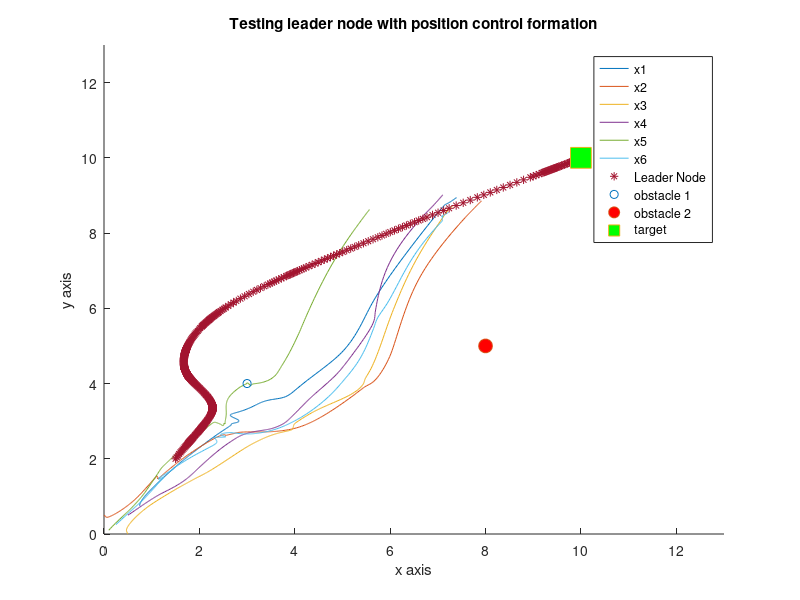

This figure's MATLAB source:
function leaderpotentialfieldformation
%work area
wa=[0:0.1:13;0:0.1:13];
%locations of obstacles and target
T=[10,10];
obs=[3,4;8,5];
n=length(wa(1,:));
%gains
kT=3;
ko=[4,5];

leadergain=1;
G=leadergain*[1 0 0 0 0 0;0 0 0 0 0 0;0 0 0 0 0 0;0 0 0 0 0 0;0 0 0 0 0 0;0 0 0 0 0 0];

Gp=1; Gf=1;%*[1 1 1 1 1 1]; %potential and formation gains
options=odeset('events',@StopSim);
Vp=4; kn=3; L=2; %km=0.05;
% A1=[0 0 0 0 0 0;1 0 0 0 0 0;1 0 0 0 0 0;0 1 0 0 0 0;0 0 1 0 0 0;0 0 1 0 0 0];
% D1=[0 0 0 0 0 0;0 1 0 0 0 0;0 0 1 0 0 0;0 0 0 1 0 0;0 0 0 0 1 0;0 0 0 0 0 1];
A1=[0 1 1 1 1 1;1 0 1 0 0 1;1 1 0 1 0 0;1 0 1 0 1 0;1 0 0 1 0 1;1 1 0 0 1 0];
D1=[5 0 0 0 0 0;0 3 0 0 0 0;0 0 3 0 0 0;0 0 0 3 0 0;0 0 0 0 3 0;0 0 0 0 0 3];
L1=D1-A1;

A=[0 0 0.5 0 0 0;0.5 0 0 0 0 0.5;0.5 0.5 0 0 0 0;0 0.5 0 0 0 0;0 0 0.5 0 0 0;0 0 0 0.5 0.5 0];
D=[0.5 0 0 0 0 0;0 1 0 0 0 0;0 0 1 0 0 0;0 0 0 0.5 0 0;0 0 0 0 0.5 0;0 0 0 0 0 1];
% L=D-A;
%initial robot condition
init(1:6)=[0.75;0;0.5;0.5;0.1;0.25];
init(7:12)=[0.75;0.5;0;0.5;0.1;0.25];
init(13:18)=[pi/3;pi/6;pi/3;pi/4;pi/3;pi/4];
init(19:21)=[1.5;2;pi/3];
%0.75;pi/3;0.5;pi/3;0;pi/3;0.5;pi/4;0.1;pi/3;0.25;pi/4
[t,pos]=ode45(@robot,[0 100],init,options);
figure()
hold on
plot(pos(:,1),pos(:,7),pos(:,2),pos(:,8),pos(:,3),pos(:,9),pos(:,4),pos(:,10),pos(:,5),pos(:,11),pos(:,6),pos(:,12),pos(:,19),pos(:,20),'*')
plot(obs(1,1),obs(1,2),'o',obs(2,1),obs(2,2),'o','MarkerFaceColor','r','MarkerSize',10)
title('Testing leader node with position control formation')
%plot(obs(1,1),obs(1,2),'o',obs(2,1),obs(2,2),'o','MarkerFaceColor','r','MarkerSize',10)
plot(T(1,1),T(1,2),'s','MarkerFaceColor','g','MarkerSize',15)
ylabel('y axis')
xlabel('x axis')
legend({'x1','x2','x3','x4','x5','x6','Leader Node','obstacle 1','obstacle 2','target'})
xlim([0 13]);
ylim([0 13]);


    function dp=robot(t,pos)
        dp=zeros(21,1);        
        x(1:6)=pos(1:6);
        y(1:6)=pos(7:12);
        theta(1:6)=pos(13:18);
        xL=pos(19);yL=pos(20);thetaL=pos(21);
        if ((x(1)-T(1))^2)+((y(1)-T(2))^2)>1 || ((x(2)-T(1))^2)+((y(2)-T(2))^2)>1 || ((x(3)-T(1))^2)+((y(3)-T(2))^2)>1 || ((x(4)-T(1))^2)+((y(4)-T(2))^2)>1 || ((x(5)-T(1))^2)+((y(5)-T(2))^2)>1 || ((x(6)-T(1))^2)+((y(6)-T(2))^2)>1
            km=0.05;
        else
            km=0;
        end
        
        
        FLx=kT*(T(1,1)-xL)/(sqrt(((T(1,1)-xL)^2)+((T(1,2)-yL)^2)));
        Fo1Lx=-ko(1,1)*(obs(1,1)-xL)/((((obs(1,1)-xL)^2)+(obs(1,2)-yL)^2)^1.5);
        Fo2Lx=-ko(1,2)*(obs(2,1)-xL)/((((obs(2,1)-xL)^2)+(obs(2,2)-yL)^2)^1.5);
        FLx=FLx+Fo1Lx+Fo2Lx;
        FLy=kT*(T(1,2)-yL)/(sqrt(((T(1,1)-xL)^2)+(T(1,2)-yL)^2));
        Fo1Ly=-ko(1,1)*(obs(1,2)-yL)/((((obs(1,1)-xL)^2)+(obs(1,2)-yL)^2)^1.5);
        Fo2Ly=-ko(1,2)*(obs(2,2)-yL)/((((obs(2,1)-xL)^2)+(obs(2,2)-yL)^2)^1.5);
        thetadesL=(Gp*atan2(FLy,FLx));
        fiL=kn*(thetadesL-thetaL);
                
        
        FTx=kT*(T(1,1)-x(1))/(sqrt(((T(1,1)-x(1))^2)+((T(1,2)-y(1))^2)));
        Fo1x=-ko(1,1)*(obs(1,1)-x(1))/((((obs(1,1)-x(1))^2)+(obs(1,2)-y(1))^2)^1.5);
        Fo2x=-ko(1,2)*(obs(2,1)-x(1))/((((obs(2,1)-x(1))^2)+(obs(2,2)-y(1))^2)^1.5);
        Fom2x=-km*(x(2)-x(1))/((((x(2)-x(1))^2)+(y(2)-y(1))^2)^1.5);
        Fom3x=-km*(x(3)-x(1))/((((x(3)-x(1))^2)+(y(3)-y(1))^2)^1.5);
        Fom4x=-km*(x(4)-x(1))/((((x(4)-x(1))^2)+(y(4)-y(1))^2)^1.5);
        Fom5x=-km*(x(5)-x(1))/((((x(5)-x(1))^2)+(y(5)-y(1))^2)^1.5);
        Fom6x=-km*(x(6)-x(1))/((((x(6)-x(1))^2)+(y(6)-y(1))^2)^1.5);
        Fx=FTx+Fo1x+Fo2x+Fom2x+Fom3x+Fom4x+Fom5x+Fom6x;
        FTy=kT*(T(1,2)-y(1))/(sqrt(((T(1,1)-x(1))^2)+(T(1,2)-y(1))^2));
        Fo1y=-ko(1,1)*(obs(1,2)-y(1))/((((obs(1,1)-x(1))^2)+(obs(1,2)-y(1))^2)^1.5);
        Fo2y=-ko(1,2)*(obs(2,2)-y(1))/((((obs(2,1)-x(1))^2)+(obs(2,2)-y(1))^2)^1.5);
        Fom2y=-km*(y(2)-y(1))/((((x(2)-x(1))^2)+(y(2)-y(1))^2)^1.5);
        Fom3y=-km*(y(3)-y(1))/((((x(3)-x(1))^2)+(y(3)-y(1))^2)^1.5);
        Fom4y=-km*(y(4)-y(1))/((((x(4)-x(1))^2)+(y(4)-y(1))^2)^1.5);        
        Fom5y=-km*(y(5)-y(1))/((((x(5)-x(1))^2)+(y(5)-y(1))^2)^1.5);       
        Fom6y=-km*(y(6)-y(1))/((((x(6)-x(1))^2)+(y(6)-y(1))^2)^1.5);       
        Fy=FTy+Fo1y+Fo2y+Fom2y+Fom3y+Fom4y+Fom5y+Fom6y;
        thetades(1)=(Gp*atan2(Fy,Fx));
%         fi(1)=kn*(thetades(1)-theta);
        
        FTx2=kT*(T(1,1)-x(2))/(sqrt(((T(1,1)-x(2))^2)+((T(1,2)-y(2))^2)));
        Fo1x2=-ko(1,1)*(obs(1,1)-x(2))/((((obs(1,1)-x(2))^2)+(obs(1,2)-y(2))^2)^1.5);
        Fo2x2=-ko(1,2)*(obs(2,1)-x(2))/((((obs(2,1)-x(2))^2)+(obs(2,2)-y(2))^2)^1.5);
        Fom1x2=-km*(x(1)-x(2))/((((x(1)-x(2))^2)+(y(1)-y(2))^2)^1.5);
        Fom3x2=-km*(x(3)-x(2))/((((x(3)-x(2))^2)+(y(3)-y(2))^2)^1.5);
        Fom4x2=-km*(x(4)-x(2))/((((x(4)-x(2))^2)+(y(4)-y(2))^2)^1.5);
        Fom5x2=-km*(x(5)-x(2))/((((x(5)-x(2))^2)+(y(5)-y(2))^2)^1.5);
        Fom6x2=-km*(x(6)-x(2))/((((x(6)-x(2))^2)+(y(6)-y(2))^2)^1.5);
        Fx2=FTx2+Fo1x2+Fo2x2+Fom1x2+Fom3x2+Fom4x2+Fom5x2+Fom6x2;
        FTy2=kT*(T(1,2)-y(2))/(sqrt(((T(1,1)-x(2))^2)+(T(1,2)-y(2))^2));
        Fo1y2=-ko(1,1)*(obs(1,2)-y(2))/((((obs(1,1)-x(2))^2)+(obs(1,2)-y(2))^2)^1.5);
        Fo2y2=-ko(1,2)*(obs(2,2)-y(2))/((((obs(2,1)-x(2))^2)+(obs(2,2)-y(2))^2)^1.5);
        Fom1y2=-km*(y(1)-y(2))/((((x(1)-x(2))^2)+(y(1)-y(2))^2)^1.5);
        Fom3y2=-km*(y(3)-y(2))/((((x(3)-x(2))^2)+(y(3)-y(2))^2)^1.5);
        Fom4y2=-km*(y(4)-y(2))/((((x(4)-x(2))^2)+(y(4)-y(2))^2)^1.5);
        Fom5y2=-km*(y(5)-y(2))/((((x(5)-x(2))^2)+(y(5)-y(2))^2)^1.5);
        Fom6y2=-km*(y(6)-y(2))/((((x(6)-x(2))^2)+(y(6)-y(2))^2)^1.5);
        Fy2=FTy2+Fo1y2+Fo2y2+Fom1y2+Fom3y2+Fom4y2+Fom5y2+Fom6y2;
        thetades(2)=(Gp*atan2(Fy2,Fx2));
%        fi(2)=kn*(thetades(2)-theta2);
        
        FTx3=kT*(T(1,1)-x(3))/(sqrt(((T(1,1)-x(3))^2)+((T(1,2)-y(3))^2)));
        Fo1x3=-ko(1,1)*(obs(1,1)-x(3))/((((obs(1,1)-x(3))^2)+(obs(1,2)-y(3))^2)^1.5);
        Fo2x3=-ko(1,2)*(obs(2,1)-x(3))/((((obs(2,1)-x(3))^2)+(obs(2,2)-y(3))^2)^1.5);
        Fom1x3=-km*(x(1)-x(3))/((((x(1)-x(3))^2)+(y(1)-y(3))^2)^1.5);
        Fom2x3=-km*(x(2)-x(3))/((((x(2)-x(3))^2)+(y(2)-y(3))^2)^1.5);
        Fom4x3=-km*(x(4)-x(3))/((((x(4)-x(3))^2)+(y(4)-y(3))^2)^1.5);
        Fom5x3=-km*(x(5)-x(3))/((((x(5)-x(3))^2)+(y(5)-y(3))^2)^1.5);        
        Fom6x3=-km*(x(6)-x(3))/((((x(6)-x(3))^2)+(y(6)-y(3))^2)^1.5);
        Fx3=FTx3+Fo1x3+Fo2x3+Fom1x3+Fom2x3+Fom4x3+Fom5x3+Fom6x3;
        FTy3=kT*(T(1,2)-y(3))/(sqrt(((T(1,1)-x(3))^2)+(T(1,2)-y(3))^2));
        Fo1y3=-ko(1,1)*(obs(1,2)-y(3))/((((obs(1,1)-x(3))^2)+(obs(1,2)-y(3))^2)^1.5);
        Fo2y3=-ko(1,2)*(obs(2,2)-y(3))/((((obs(2,1)-x(3))^2)+(obs(2,2)-y(3))^2)^1.5);
        Fom1y3=-km*(y(1)-y(3))/((((x(1)-x(3))^2)+(y(1)-y(3))^2)^1.5);
        Fom2y3=-km*(y(2)-y(3))/((((x(2)-x(3))^2)+(y(2)-y(3))^2)^1.5);
        Fom4y3=-km*(y(4)-y(3))/((((x(4)-x(3))^2)+(y(4)-y(3))^2)^1.5);        
        Fom5y3=-km*(y(5)-y(3))/((((x(5)-x(3))^2)+(y(5)-y(3))^2)^1.5); 
        Fom6y3=-km*(y(6)-y(3))/((((x(6)-x(3))^2)+(y(6)-y(3))^2)^1.5);                
        Fy3=FTy3+Fo1y3+Fo2y3+Fom1y3+Fom2y3+Fom4y3+Fom5y3+Fom6y3;
        thetades(3)=(Gp*atan2(Fy3,Fx));
%        fi(3)=kn*(thetades(3)-theta3);

        FTx4=kT*(T(1,1)-x(4))/(sqrt(((T(1,1)-x(4))^2)+((T(1,2)-y(4))^2)));
        Fo1x4=-ko(1,1)*(obs(1,1)-x(4))/((((obs(1,1)-x(4))^2)+(obs(1,2)-y(4))^2)^1.5);
        Fo2x4=-ko(1,2)*(obs(2,1)-x(4))/((((obs(2,1)-x(4))^2)+(obs(2,2)-y(4))^2)^1.5);
        Fom1x4=-km*(x(1)-x(4))/((((x(1)-x(4))^2)+(y(1)-y(4))^2)^1.5);
        Fom2x4=-km*(x(2)-x(4))/((((x(2)-x(4))^2)+(y(2)-y(4))^2)^1.5);
        Fom3x4=-km*(x(3)-x(4))/((((x(3)-x(4))^2)+(y(3)-y(4))^2)^1.5);
        Fom5x4=-km*(x(5)-x(4))/((((x(5)-x(4))^2)+(y(5)-y(4))^2)^1.5);        
        Fom6x4=-km*(x(6)-x(4))/((((x(6)-x(4))^2)+(y(6)-y(4))^2)^1.5);        
        Fx4=FTx4+Fo1x4+Fo2x4+Fom1x4+Fom2x4+Fom3x4+Fom5x4+Fom6x4;
        FTy4=kT*(T(1,2)-y(4))/(sqrt(((T(1,1)-x(4))^2)+(T(1,2)-y(4))^2));
        Fo1y4=-ko(1,1)*(obs(1,2)-y(4))/((((obs(1,1)-x(4))^2)+(obs(1,2)-y(4))^2)^1.5);
        Fo2y4=-ko(1,2)*(obs(2,2)-y(4))/((((obs(2,1)-x(4))^2)+(obs(2,2)-y(4))^2)^1.5);
        Fom1y4=-km*(y(1)-y(4))/((((x(1)-x(4))^2)+(y(1)-y(4))^2)^1.5);
        Fom2y4=-km*(y(2)-y(4))/((((x(2)-x(4))^2)+(y(2)-y(4))^2)^1.5);
        Fom3y4=-km*(y(3)-y(4))/((((x(3)-x(4))^2)+(y(3)-y(4))^2)^1.5);        
        Fom5y4=-km*(y(5)-y(4))/((((x(5)-x(4))^2)+(y(5)-y(4))^2)^1.5);        
        Fom6y4=-km*(y(6)-y(4))/((((x(6)-x(4))^2)+(y(6)-y(4))^2)^1.5);                
        Fy4=FTy4+Fo1y4+Fo2y4+Fom1y4+Fom2y4+Fom3y4+Fom5y4+Fom6y4;
        thetades(4)=(Gp*atan2(Fy4,Fx4));
%        fi(4)=kn*(thetades(4)-theta4);

        FTx5=kT*(T(1,1)-x(5))/(sqrt(((T(1,1)-x(5))^2)+((T(1,2)-y(5))^2)));
        Fo1x5=-ko(1,1)*(obs(1,1)-x(5))/((((obs(1,1)-x(5))^2)+(obs(1,2)-y(5))^2)^1.5);
        Fo2x5=-ko(1,2)*(obs(2,1)-x(5))/((((obs(2,1)-x(5))^2)+(obs(2,2)-y(5))^2)^1.5);
        Fom1x5=-km*(x(1)-x(5))/((((x(1)-x(5))^2)+(y(1)-y(5))^2)^1.5);
        Fom2x5=-km*(x(2)-x(5))/((((x(2)-x(5))^2)+(y(2)-y(5))^2)^1.5);
        Fom3x5=-km*(x(3)-x(5))/((((x(3)-x(5))^2)+(y(3)-y(5))^2)^1.5);
        Fom4x5=-km*(x(4)-x(5))/((((x(4)-x(5))^2)+(y(4)-y(5))^2)^1.5);        
        Fom6x5=-km*(x(6)-x(5))/((((x(6)-x(5))^2)+(y(6)-y(5))^2)^1.5);        
        Fx5=FTx5+Fo1x5+Fo2x5+Fom1x5+Fom2x5+Fom3x5+Fom4x5+Fom6x5;
        FTy5=kT*(T(1,2)-y(5))/(sqrt(((T(1,1)-x(5))^2)+(T(1,2)-y(5))^2));
        Fo1y5=-ko(1,1)*(obs(1,2)-y(5))/((((obs(1,1)-x(5))^2)+(obs(1,2)-y(5))^2)^1.5);
        Fo2y5=-ko(1,2)*(obs(2,2)-y(5))/((((obs(2,1)-x(5))^2)+(obs(2,2)-y(5))^2)^1.5);
        Fom1y5=-km*(y(1)-y(5))/((((x(1)-x(5))^2)+(y(1)-y(5))^2)^1.5);
        Fom2y5=-km*(y(2)-y(5))/((((x(2)-x(5))^2)+(y(2)-y(5))^2)^1.5);
        Fom3y5=-km*(y(3)-y(5))/((((x(3)-x(5))^2)+(y(3)-y(5))^2)^1.5);        
        Fom4y5=-km*(y(4)-y(5))/((((x(4)-x(5))^2)+(y(4)-y(5))^2)^1.5);        
        Fom6y5=-km*(y(6)-y(5))/((((x(6)-x(5))^2)+(y(6)-y(5))^2)^1.5);                
        Fy5=FTy5+Fo1y5+Fo2y5+Fom1y5+Fom2y5+Fom3y5+Fom4y5+Fom6y5;
        thetades(5)=(Gp*atan2(Fy5,Fx5));
%        fi(5)=kn*(thetades(5)-theta5);
        
        FTx6=kT*(T(1,1)-x(6))/(sqrt(((T(1,1)-x(6))^2)+((T(1,2)-y(6))^2)));
        Fo1x6=-ko(1,1)*(obs(1,1)-x(6))/((((obs(1,1)-x(6))^2)+(obs(1,2)-y(6))^2)^1.5);
        Fo2x6=-ko(1,2)*(obs(2,1)-x(6))/((((obs(2,1)-x(6))^2)+(obs(2,2)-y(6))^2)^1.5);
        Fom1x6=-km*(x(1)-x(6))/((((x(1)-x(6))^2)+(y(1)-y(6))^2)^1.5);
        Fom2x6=-km*(x(2)-x(6))/((((x(2)-x(6))^2)+(y(2)-y(6))^2)^1.5);
        Fom3x6=-km*(x(3)-x(6))/((((x(3)-x(6))^2)+(y(3)-y(6))^2)^1.5);
        Fom4x6=-km*(x(4)-x(6))/((((x(4)-x(6))^2)+(y(4)-y(6))^2)^1.5);        
        Fom5x6=-km*(x(5)-x(6))/((((x(5)-x(6))^2)+(y(5)-y(6))^2)^1.5);        
        Fx6=FTx6+Fo1x6+Fo2x6+Fom1x6+Fom2x6+Fom3x6+Fom4x6+Fom5x6;
        FTy6=kT*(T(1,2)-y(6))/(sqrt(((T(1,1)-x(6))^2)+(T(1,2)-y(6))^2));
        Fo1y6=-ko(1,1)*(obs(1,2)-y(6))/((((obs(1,1)-x(6))^2)+(obs(1,2)-y(6))^2)^1.5);
        Fo2y6=-ko(1,2)*(obs(2,2)-y(6))/((((obs(2,1)-x(6))^2)+(obs(2,2)-y(6))^2)^1.5);
        Fom1y6=-km*(y(1)-y(6))/((((x(1)-x(6))^2)+(y(1)-y(6))^2)^1.5);
        Fom2y6=-km*(y(2)-y(6))/((((x(2)-x(6))^2)+(y(2)-y(6))^2)^1.5);
        Fom3y6=-km*(y(3)-y(6))/((((x(3)-x(6))^2)+(y(3)-y(6))^2)^1.5);        
        Fom4y6=-km*(y(4)-y(6))/((((x(4)-x(6))^2)+(y(4)-y(6))^2)^1.5);        
        Fom5y6=-km*(y(5)-y(6))/((((x(5)-x(6))^2)+(y(5)-y(6))^2)^1.5);                
        Fy6=FTy6+Fo1y6+Fo2y6+Fom1y6+Fom2y6+Fom3y6+Fom4y6+Fom5y6;
        thetades(6)=(Gp*atan2(Fy6,Fx6));
%        fi(6)=kn*(thetades(6)-theta6);
        
        nthetades(1:6)=thetades(1:6);%-Gf*L1*transpose(theta(1:6));
        
        MB=L1*(x(1:6)');
        %fink
        fi(1:6)=kn*(thetades(1:6)-theta(1:6));
        dp(1:6)=Vp*cos(fi(1:6)).*cos(theta(1:6))-(Gf*(L1+G)*x(1:6)')'+((L1+G)*xL*ones(6,1))';
        dp(7:12)=Vp*cos(fi(1:6)).*sin(theta(1:6))-(Gf*(L1+G)*y(1:6)')'+((L1+G)*yL*ones(6,1))';
        dp(13:18)=(Vp/L)*sin(fi(1:6));
        dp(19)=Vp*cos(fiL)*cos(thetaL);
        dp(20)=Vp*cos(fiL)*sin(thetaL);
        dp(21)=(Vp/L)*sin(fiL);
%         for im=1:6
%             dp(im)=Vp*cos(fi(im))*cos(theta(im));
%             dp(im+6)=Vp*cos(fi(im))*sin(theta(im));
%             dp(im+12)=(Vp/L)*sin(fi(im));
%         end
%         dp(1)=Vp*cos(fi(1))*cos(theta(1));
%         dp(7)=Vp*cos(fi(1))*sin(theta(1));
%         dp(13)=(Vp/L)*sin(fi(1));
%         dp(2)=Vp*cos(fi(2))*cos(theta(2));
%         dp(8)=Vp*cos(fi(2))*sin(theta(2));
%         dp(14)=(Vp/L)*sin(fi(2));
%         dp(3)=Vp*cos(fi(3))*cos(theta(3));
%         dp(9)=Vp*cos(fi(3))*sin(theta(3));
%         dp(15)=(Vp/L)*sin(fi(3));
%         dp(4)=Vp*cos(fi(4))*cos(theta(4));
%         dp(10)=Vp*cos(fi(4))*sin(theta(4));
%         dp(16)=(Vp/L)*sin(fi(4));
%         dp(5)=Vp*cos(fi(5))*cos(theta(5));
%         dp(11)=Vp*cos(fi(5))*sin(theta(5));
%         dp(17)=(Vp/L)*sin(fi(5));
%         dp(6)=Vp*cos(fi(6))*cos(theta(6));
%         dp(12)=Vp*cos(fi(6))*sin(theta(6));
%         dp(18)=(Vp/L)*sin(fi(6));
    end
    function [Val,Ister,Dir]=StopSim(t,pos)
        if ((pos(19)-T(1))^2)+((pos(20)-T(2))^2)<1e-2
            Val(1)=0;
        elseif ((pos(1)-T(1))^2)+((pos(7)-T(2))^2)<1e-2
            Val(1)=0;
        elseif ((pos(2)-T(1))^2)+((pos(8)-T(2))^2)<1e-2
            Val(1)=0;
        elseif ((pos(3)-T(1))^2)+((pos(9)-T(2))^2)<1e-2
            Val(1)=0;
        elseif ((pos(4)-T(1))^2)+((pos(10)-T(2))^2)<1e-2
            Val(1)=0;
        elseif ((pos(5)-T(1))^2)+((pos(11)-T(2))^2)<1e-2
            Val(1)=0;
        elseif ((pos(6)-T(1))^2)+((pos(12)-T(2))^2)<1e-2
            Val(1)=0;
        else
            Val(1)=1;
        end
        Ister(1)=1;
        Dir(1)=0;
    end 
end